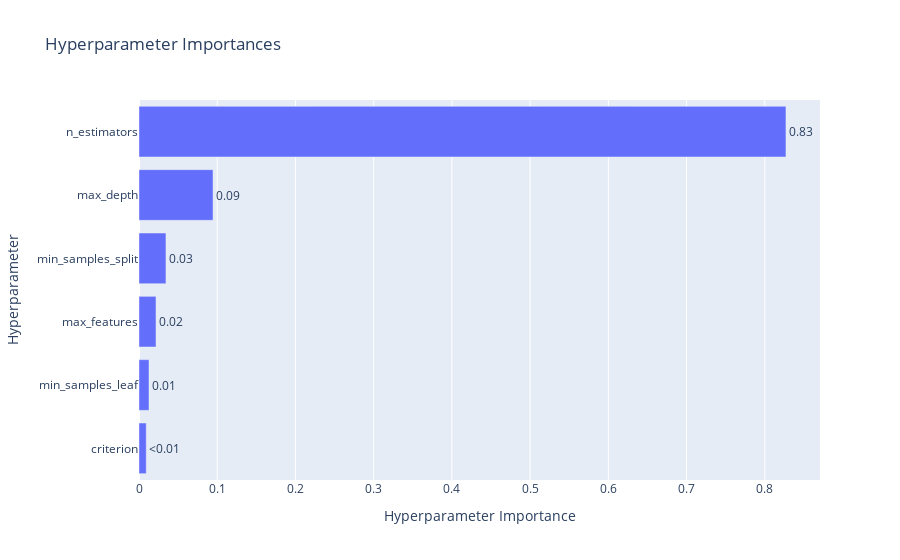

The code cell stored with this chart in its notebook:
### Code cell
opt.plot_param_importances(study6)

### Figure 1 — Plotly figure (JSON) as saved in the notebook; plotly's stock layout.template omitted (floating-point values rounded to 4 significant figures)
{"data": [{"cliponaxis": false, "hovertemplate": ["criterion (CategoricalDistribution): 0.009248695857971756<extra></extra>", "min_samples_leaf (IntDistribution): 0.01282687525655246<extra></extra>", "max_features (CategoricalDistribution): 0.021721569735345978<extra></extra>", "min_samples_split (IntDistribution): 0.034453523116188725<extra></extra>", "max_depth (IntDistribution): 0.09465453380911765<extra></extra>", "n_estimators (IntDistribution): 0.8270948022248237<extra></extra>"], "name": "Objective Value", "orientation": "h", "text": ["<0.01", "0.01", "0.02", "0.03", "0.09", "0.83"], "textposition": "outside", "type": "bar", "x": [0.009249, 0.01283, 0.02172, 0.03445, 0.09465, 0.8271], "y": ["criterion", "min_samples_leaf", "max_features", "min_samples_split", "max_depth", "n_estimators"]}], "layout": {"title": {"text": "Hyperparameter Importances"}, "xaxis": {"title": {"text": "Hyperparameter Importance"}}, "yaxis": {"title": {"text": "Hyperparameter"}}}}
